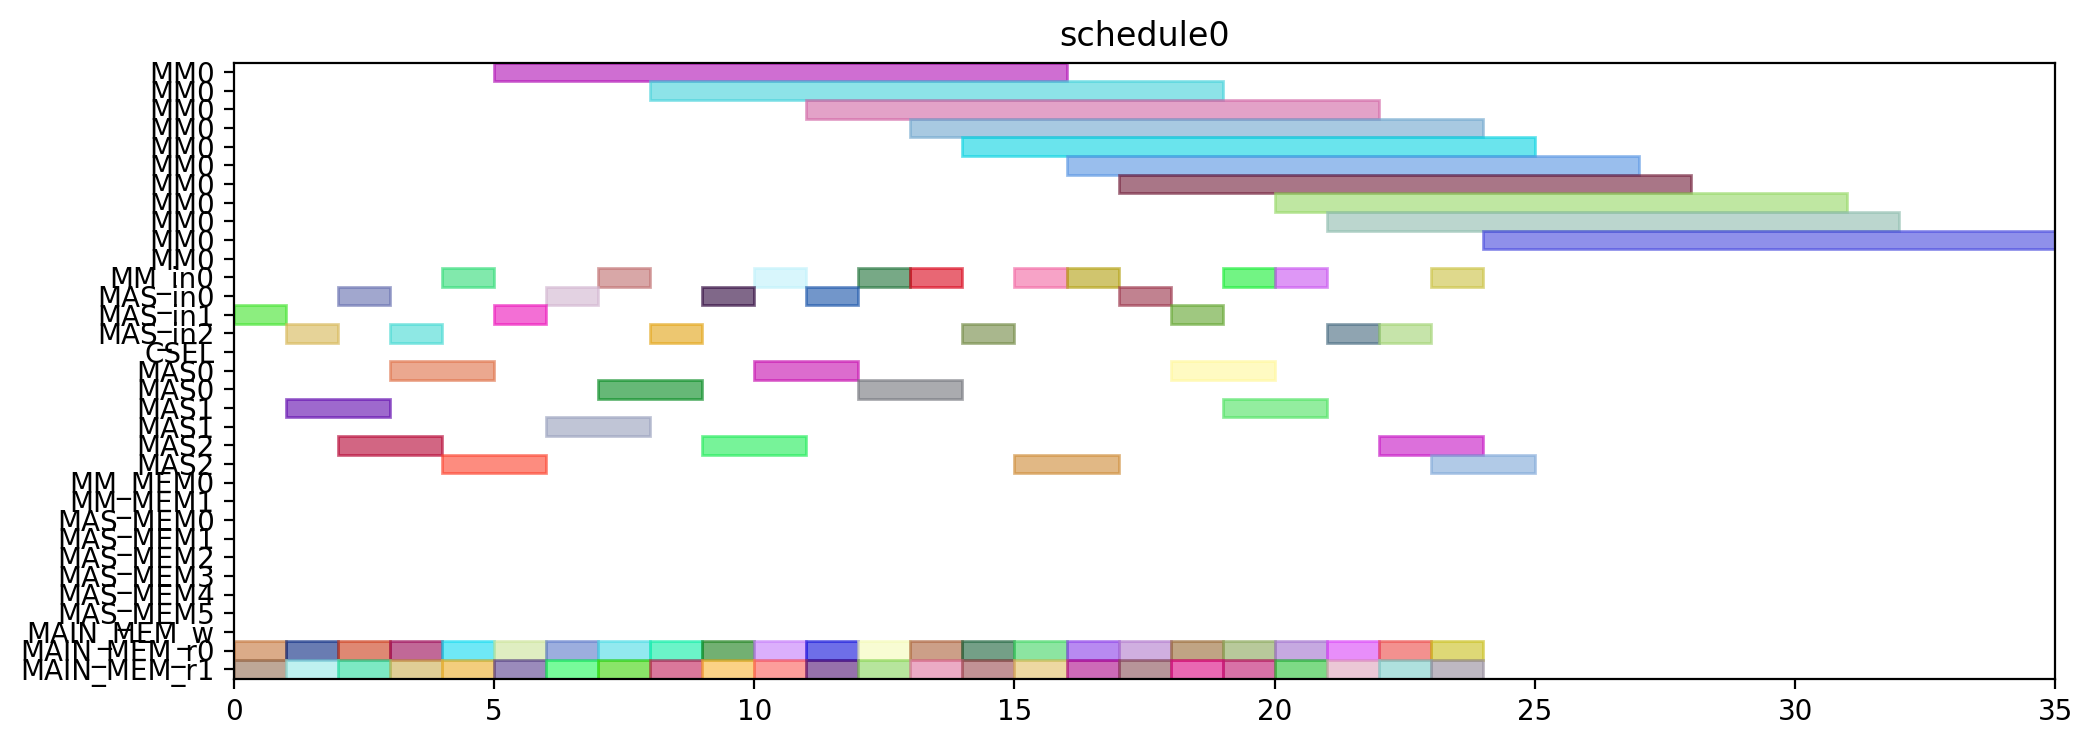

The script that drew this image:
from pyschedule import Scenario, solvers, plotters, alt


def solve():
	horizon = 120
	S = Scenario("schedule0", horizon=horizon)

	# resource
	MM = S.Resources('MM', num=1, size=11)
	MM_in = S.Resources('MM_in', num=1)
	MAS_in = S.Resources('MAS_in', num=3)
	CSEL = S.Resource('CSEL')
	MAS = S.Resources('MAS', num=3, size=2, periods=range(1, horizon))
	MM_MEM = S.Resources('MM_MEM', num=2)
	MAS_MEM = S.Resources('MAS_MEM', num=6)
	MAIN_MEM_w = S.Resource('MAIN_MEM_w', size=1)
	MAIN_MEM_r = S.Resources('MAIN_MEM_r', num=2)

	# result of previous scheduling

	# new tasks
	t0_t0 = S.Task('t0_t0', length=2, delay_cost=1)
	t0_t0 += alt(MAS)
	t0_t0_in = S.Task('t0_t0_in', length=1, delay_cost=1)
	t0_t0_in += alt(MAS_in)
	S += t0_t0_in*MAS_in[0]<=t0_t0*MAS[0]

	S += t0_t0_in*MAS_in[1]<=t0_t0*MAS[1]

	S += t0_t0_in*MAS_in[2]<=t0_t0*MAS[2]

	t0_t0_mem0 = S.Task('t0_t0_mem0', length=1, delay_cost=1)
	t0_t0_mem0 += MAIN_MEM_r[0]
	S += t0_t0_mem0 <= t0_t0

	t0_t0_mem1 = S.Task('t0_t0_mem1', length=1, delay_cost=1)
	t0_t0_mem1 += MAIN_MEM_r[1]
	S += t0_t0_mem1 <= t0_t0

	t0_t1 = S.Task('t0_t1', length=2, delay_cost=1)
	t0_t1 += alt(MAS)
	t0_t1_in = S.Task('t0_t1_in', length=1, delay_cost=1)
	t0_t1_in += alt(MAS_in)
	S += t0_t1_in*MAS_in[0]<=t0_t1*MAS[0]

	S += t0_t1_in*MAS_in[1]<=t0_t1*MAS[1]

	S += t0_t1_in*MAS_in[2]<=t0_t1*MAS[2]

	t0_t1_mem0 = S.Task('t0_t1_mem0', length=1, delay_cost=1)
	t0_t1_mem0 += MAIN_MEM_r[0]
	S += t0_t1_mem0 <= t0_t1

	t0_t1_mem1 = S.Task('t0_t1_mem1', length=1, delay_cost=1)
	t0_t1_mem1 += MAIN_MEM_r[1]
	S += t0_t1_mem1 <= t0_t1

	t0_t3 = S.Task('t0_t3', length=11, delay_cost=1)
	t0_t3 += alt(MM)
	t0_t3_in = S.Task('t0_t3_in', length=1, delay_cost=1)
	t0_t3_in += alt(MM_in)
	S += t0_t3_in*MM_in[0]<=t0_t3*MM[0]
	t0_t3_mem0 = S.Task('t0_t3_mem0', length=1, delay_cost=1)
	t0_t3_mem0 += MAIN_MEM_r[0]
	S += t0_t3_mem0 <= t0_t3

	t0_t3_mem1 = S.Task('t0_t3_mem1', length=1, delay_cost=1)
	t0_t3_mem1 += MAIN_MEM_r[1]
	S += t0_t3_mem1 <= t0_t3

	t10 = S.Task('t10', length=2, delay_cost=1)
	t10 += alt(MAS)
	t10_in = S.Task('t10_in', length=1, delay_cost=1)
	t10_in += alt(MAS_in)
	S += t10_in*MAS_in[0]<=t10*MAS[0]

	S += t10_in*MAS_in[1]<=t10*MAS[1]

	S += t10_in*MAS_in[2]<=t10*MAS[2]

	t10_mem0 = S.Task('t10_mem0', length=1, delay_cost=1)
	t10_mem0 += MAIN_MEM_r[0]
	S += t10_mem0 <= t10

	t10_mem1 = S.Task('t10_mem1', length=1, delay_cost=1)
	t10_mem1 += MAIN_MEM_r[1]
	S += t10_mem1 <= t10

	t11 = S.Task('t11', length=2, delay_cost=1)
	t11 += alt(MAS)
	t11_in = S.Task('t11_in', length=1, delay_cost=1)
	t11_in += alt(MAS_in)
	S += t11_in*MAS_in[0]<=t11*MAS[0]

	S += t11_in*MAS_in[1]<=t11*MAS[1]

	S += t11_in*MAS_in[2]<=t11*MAS[2]

	t11_mem0 = S.Task('t11_mem0', length=1, delay_cost=1)
	t11_mem0 += MAIN_MEM_r[0]
	S += t11_mem0 <= t11

	t11_mem1 = S.Task('t11_mem1', length=1, delay_cost=1)
	t11_mem1 += MAIN_MEM_r[1]
	S += t11_mem1 <= t11

	t3_t0 = S.Task('t3_t0', length=11, delay_cost=1)
	t3_t0 += alt(MM)
	t3_t0_in = S.Task('t3_t0_in', length=1, delay_cost=1)
	t3_t0_in += alt(MM_in)
	S += t3_t0_in*MM_in[0]<=t3_t0*MM[0]
	t3_t0_mem0 = S.Task('t3_t0_mem0', length=1, delay_cost=1)
	t3_t0_mem0 += MAIN_MEM_r[0]
	S += t3_t0_mem0 <= t3_t0

	t3_t0_mem1 = S.Task('t3_t0_mem1', length=1, delay_cost=1)
	t3_t0_mem1 += MAIN_MEM_r[1]
	S += t3_t0_mem1 <= t3_t0

	t3_t1 = S.Task('t3_t1', length=11, delay_cost=1)
	t3_t1 += alt(MM)
	t3_t1_in = S.Task('t3_t1_in', length=1, delay_cost=1)
	t3_t1_in += alt(MM_in)
	S += t3_t1_in*MM_in[0]<=t3_t1*MM[0]
	t3_t1_mem0 = S.Task('t3_t1_mem0', length=1, delay_cost=1)
	t3_t1_mem0 += MAIN_MEM_r[0]
	S += t3_t1_mem0 <= t3_t1

	t3_t1_mem1 = S.Task('t3_t1_mem1', length=1, delay_cost=1)
	t3_t1_mem1 += MAIN_MEM_r[1]
	S += t3_t1_mem1 <= t3_t1

	t3_t2 = S.Task('t3_t2', length=2, delay_cost=1)
	t3_t2 += alt(MAS)
	t3_t2_in = S.Task('t3_t2_in', length=1, delay_cost=1)
	t3_t2_in += alt(MAS_in)
	S += t3_t2_in*MAS_in[0]<=t3_t2*MAS[0]

	S += t3_t2_in*MAS_in[1]<=t3_t2*MAS[1]

	S += t3_t2_in*MAS_in[2]<=t3_t2*MAS[2]

	t3_t2_mem0 = S.Task('t3_t2_mem0', length=1, delay_cost=1)
	t3_t2_mem0 += MAIN_MEM_r[0]
	S += t3_t2_mem0 <= t3_t2

	t3_t2_mem1 = S.Task('t3_t2_mem1', length=1, delay_cost=1)
	t3_t2_mem1 += MAIN_MEM_r[1]
	S += t3_t2_mem1 <= t3_t2

	t3_t3 = S.Task('t3_t3', length=2, delay_cost=1)
	t3_t3 += alt(MAS)
	t3_t3_in = S.Task('t3_t3_in', length=1, delay_cost=1)
	t3_t3_in += alt(MAS_in)
	S += t3_t3_in*MAS_in[0]<=t3_t3*MAS[0]

	S += t3_t3_in*MAS_in[1]<=t3_t3*MAS[1]

	S += t3_t3_in*MAS_in[2]<=t3_t3*MAS[2]

	t3_t3_mem0 = S.Task('t3_t3_mem0', length=1, delay_cost=1)
	t3_t3_mem0 += MAIN_MEM_r[0]
	S += t3_t3_mem0 <= t3_t3

	t3_t3_mem1 = S.Task('t3_t3_mem1', length=1, delay_cost=1)
	t3_t3_mem1 += MAIN_MEM_r[1]
	S += t3_t3_mem1 <= t3_t3

	t4_t0 = S.Task('t4_t0', length=2, delay_cost=1)
	t4_t0 += alt(MAS)
	t4_t0_in = S.Task('t4_t0_in', length=1, delay_cost=1)
	t4_t0_in += alt(MAS_in)
	S += t4_t0_in*MAS_in[0]<=t4_t0*MAS[0]

	S += t4_t0_in*MAS_in[1]<=t4_t0*MAS[1]

	S += t4_t0_in*MAS_in[2]<=t4_t0*MAS[2]

	t4_t0_mem0 = S.Task('t4_t0_mem0', length=1, delay_cost=1)
	t4_t0_mem0 += MAIN_MEM_r[0]
	S += t4_t0_mem0 <= t4_t0

	t4_t0_mem1 = S.Task('t4_t0_mem1', length=1, delay_cost=1)
	t4_t0_mem1 += MAIN_MEM_r[1]
	S += t4_t0_mem1 <= t4_t0

	t4_t1 = S.Task('t4_t1', length=2, delay_cost=1)
	t4_t1 += alt(MAS)
	t4_t1_in = S.Task('t4_t1_in', length=1, delay_cost=1)
	t4_t1_in += alt(MAS_in)
	S += t4_t1_in*MAS_in[0]<=t4_t1*MAS[0]

	S += t4_t1_in*MAS_in[1]<=t4_t1*MAS[1]

	S += t4_t1_in*MAS_in[2]<=t4_t1*MAS[2]

	t4_t1_mem0 = S.Task('t4_t1_mem0', length=1, delay_cost=1)
	t4_t1_mem0 += MAIN_MEM_r[0]
	S += t4_t1_mem0 <= t4_t1

	t4_t1_mem1 = S.Task('t4_t1_mem1', length=1, delay_cost=1)
	t4_t1_mem1 += MAIN_MEM_r[1]
	S += t4_t1_mem1 <= t4_t1

	t4_t3 = S.Task('t4_t3', length=11, delay_cost=1)
	t4_t3 += alt(MM)
	t4_t3_in = S.Task('t4_t3_in', length=1, delay_cost=1)
	t4_t3_in += alt(MM_in)
	S += t4_t3_in*MM_in[0]<=t4_t3*MM[0]
	t4_t3_mem0 = S.Task('t4_t3_mem0', length=1, delay_cost=1)
	t4_t3_mem0 += MAIN_MEM_r[0]
	S += t4_t3_mem0 <= t4_t3

	t4_t3_mem1 = S.Task('t4_t3_mem1', length=1, delay_cost=1)
	t4_t3_mem1 += MAIN_MEM_r[1]
	S += t4_t3_mem1 <= t4_t3

	t5_t0 = S.Task('t5_t0', length=11, delay_cost=1)
	t5_t0 += alt(MM)
	t5_t0_in = S.Task('t5_t0_in', length=1, delay_cost=1)
	t5_t0_in += alt(MM_in)
	S += t5_t0_in*MM_in[0]<=t5_t0*MM[0]
	t5_t0_mem0 = S.Task('t5_t0_mem0', length=1, delay_cost=1)
	t5_t0_mem0 += MAIN_MEM_r[0]
	S += t5_t0_mem0 <= t5_t0

	t5_t0_mem1 = S.Task('t5_t0_mem1', length=1, delay_cost=1)
	t5_t0_mem1 += MAIN_MEM_r[1]
	S += t5_t0_mem1 <= t5_t0

	t5_t1 = S.Task('t5_t1', length=11, delay_cost=1)
	t5_t1 += alt(MM)
	t5_t1_in = S.Task('t5_t1_in', length=1, delay_cost=1)
	t5_t1_in += alt(MM_in)
	S += t5_t1_in*MM_in[0]<=t5_t1*MM[0]
	t5_t1_mem0 = S.Task('t5_t1_mem0', length=1, delay_cost=1)
	t5_t1_mem0 += MAIN_MEM_r[0]
	S += t5_t1_mem0 <= t5_t1

	t5_t1_mem1 = S.Task('t5_t1_mem1', length=1, delay_cost=1)
	t5_t1_mem1 += MAIN_MEM_r[1]
	S += t5_t1_mem1 <= t5_t1

	t5_t2 = S.Task('t5_t2', length=2, delay_cost=1)
	t5_t2 += alt(MAS)
	t5_t2_in = S.Task('t5_t2_in', length=1, delay_cost=1)
	t5_t2_in += alt(MAS_in)
	S += t5_t2_in*MAS_in[0]<=t5_t2*MAS[0]

	S += t5_t2_in*MAS_in[1]<=t5_t2*MAS[1]

	S += t5_t2_in*MAS_in[2]<=t5_t2*MAS[2]

	t5_t2_mem0 = S.Task('t5_t2_mem0', length=1, delay_cost=1)
	t5_t2_mem0 += MAIN_MEM_r[0]
	S += t5_t2_mem0 <= t5_t2

	t5_t2_mem1 = S.Task('t5_t2_mem1', length=1, delay_cost=1)
	t5_t2_mem1 += MAIN_MEM_r[1]
	S += t5_t2_mem1 <= t5_t2

	t5_t3 = S.Task('t5_t3', length=2, delay_cost=1)
	t5_t3 += alt(MAS)
	t5_t3_in = S.Task('t5_t3_in', length=1, delay_cost=1)
	t5_t3_in += alt(MAS_in)
	S += t5_t3_in*MAS_in[0]<=t5_t3*MAS[0]

	S += t5_t3_in*MAS_in[1]<=t5_t3*MAS[1]

	S += t5_t3_in*MAS_in[2]<=t5_t3*MAS[2]

	t5_t3_mem0 = S.Task('t5_t3_mem0', length=1, delay_cost=1)
	t5_t3_mem0 += MAIN_MEM_r[0]
	S += t5_t3_mem0 <= t5_t3

	t5_t3_mem1 = S.Task('t5_t3_mem1', length=1, delay_cost=1)
	t5_t3_mem1 += MAIN_MEM_r[1]
	S += t5_t3_mem1 <= t5_t3

	t6_t0 = S.Task('t6_t0', length=11, delay_cost=1)
	t6_t0 += alt(MM)
	t6_t0_in = S.Task('t6_t0_in', length=1, delay_cost=1)
	t6_t0_in += alt(MM_in)
	S += t6_t0_in*MM_in[0]<=t6_t0*MM[0]
	t6_t0_mem0 = S.Task('t6_t0_mem0', length=1, delay_cost=1)
	t6_t0_mem0 += MAIN_MEM_r[0]
	S += t6_t0_mem0 <= t6_t0

	t6_t0_mem1 = S.Task('t6_t0_mem1', length=1, delay_cost=1)
	t6_t0_mem1 += MAIN_MEM_r[1]
	S += t6_t0_mem1 <= t6_t0

	t6_t1 = S.Task('t6_t1', length=11, delay_cost=1)
	t6_t1 += alt(MM)
	t6_t1_in = S.Task('t6_t1_in', length=1, delay_cost=1)
	t6_t1_in += alt(MM_in)
	S += t6_t1_in*MM_in[0]<=t6_t1*MM[0]
	t6_t1_mem0 = S.Task('t6_t1_mem0', length=1, delay_cost=1)
	t6_t1_mem0 += MAIN_MEM_r[0]
	S += t6_t1_mem0 <= t6_t1

	t6_t1_mem1 = S.Task('t6_t1_mem1', length=1, delay_cost=1)
	t6_t1_mem1 += MAIN_MEM_r[1]
	S += t6_t1_mem1 <= t6_t1

	t6_t2 = S.Task('t6_t2', length=2, delay_cost=1)
	t6_t2 += alt(MAS)
	t6_t2_in = S.Task('t6_t2_in', length=1, delay_cost=1)
	t6_t2_in += alt(MAS_in)
	S += t6_t2_in*MAS_in[0]<=t6_t2*MAS[0]

	S += t6_t2_in*MAS_in[1]<=t6_t2*MAS[1]

	S += t6_t2_in*MAS_in[2]<=t6_t2*MAS[2]

	t6_t2_mem0 = S.Task('t6_t2_mem0', length=1, delay_cost=1)
	t6_t2_mem0 += MAIN_MEM_r[0]
	S += t6_t2_mem0 <= t6_t2

	t6_t2_mem1 = S.Task('t6_t2_mem1', length=1, delay_cost=1)
	t6_t2_mem1 += MAIN_MEM_r[1]
	S += t6_t2_mem1 <= t6_t2

	t6_t3 = S.Task('t6_t3', length=2, delay_cost=1)
	t6_t3 += alt(MAS)
	t6_t3_in = S.Task('t6_t3_in', length=1, delay_cost=1)
	t6_t3_in += alt(MAS_in)
	S += t6_t3_in*MAS_in[0]<=t6_t3*MAS[0]

	S += t6_t3_in*MAS_in[1]<=t6_t3*MAS[1]

	S += t6_t3_in*MAS_in[2]<=t6_t3*MAS[2]

	t6_t3_mem0 = S.Task('t6_t3_mem0', length=1, delay_cost=1)
	t6_t3_mem0 += MAIN_MEM_r[0]
	S += t6_t3_mem0 <= t6_t3

	t6_t3_mem1 = S.Task('t6_t3_mem1', length=1, delay_cost=1)
	t6_t3_mem1 += MAIN_MEM_r[1]
	S += t6_t3_mem1 <= t6_t3

	t7_t0 = S.Task('t7_t0', length=11, delay_cost=1)
	t7_t0 += alt(MM)
	t7_t0_in = S.Task('t7_t0_in', length=1, delay_cost=1)
	t7_t0_in += alt(MM_in)
	S += t7_t0_in*MM_in[0]<=t7_t0*MM[0]
	t7_t0_mem0 = S.Task('t7_t0_mem0', length=1, delay_cost=1)
	t7_t0_mem0 += MAIN_MEM_r[0]
	S += t7_t0_mem0 <= t7_t0

	t7_t0_mem1 = S.Task('t7_t0_mem1', length=1, delay_cost=1)
	t7_t0_mem1 += MAIN_MEM_r[1]
	S += t7_t0_mem1 <= t7_t0

	t7_t1 = S.Task('t7_t1', length=11, delay_cost=1)
	t7_t1 += alt(MM)
	t7_t1_in = S.Task('t7_t1_in', length=1, delay_cost=1)
	t7_t1_in += alt(MM_in)
	S += t7_t1_in*MM_in[0]<=t7_t1*MM[0]
	t7_t1_mem0 = S.Task('t7_t1_mem0', length=1, delay_cost=1)
	t7_t1_mem0 += MAIN_MEM_r[0]
	S += t7_t1_mem0 <= t7_t1

	t7_t1_mem1 = S.Task('t7_t1_mem1', length=1, delay_cost=1)
	t7_t1_mem1 += MAIN_MEM_r[1]
	S += t7_t1_mem1 <= t7_t1

	t7_t2 = S.Task('t7_t2', length=2, delay_cost=1)
	t7_t2 += alt(MAS)
	t7_t2_in = S.Task('t7_t2_in', length=1, delay_cost=1)
	t7_t2_in += alt(MAS_in)
	S += t7_t2_in*MAS_in[0]<=t7_t2*MAS[0]

	S += t7_t2_in*MAS_in[1]<=t7_t2*MAS[1]

	S += t7_t2_in*MAS_in[2]<=t7_t2*MAS[2]

	t7_t2_mem0 = S.Task('t7_t2_mem0', length=1, delay_cost=1)
	t7_t2_mem0 += MAIN_MEM_r[0]
	S += t7_t2_mem0 <= t7_t2

	t7_t2_mem1 = S.Task('t7_t2_mem1', length=1, delay_cost=1)
	t7_t2_mem1 += MAIN_MEM_r[1]
	S += t7_t2_mem1 <= t7_t2

	t7_t3 = S.Task('t7_t3', length=2, delay_cost=1)
	t7_t3 += alt(MAS)
	t7_t3_in = S.Task('t7_t3_in', length=1, delay_cost=1)
	t7_t3_in += alt(MAS_in)
	S += t7_t3_in*MAS_in[0]<=t7_t3*MAS[0]

	S += t7_t3_in*MAS_in[1]<=t7_t3*MAS[1]

	S += t7_t3_in*MAS_in[2]<=t7_t3*MAS[2]

	t7_t3_mem0 = S.Task('t7_t3_mem0', length=1, delay_cost=1)
	t7_t3_mem0 += MAIN_MEM_r[0]
	S += t7_t3_mem0 <= t7_t3

	t7_t3_mem1 = S.Task('t7_t3_mem1', length=1, delay_cost=1)
	t7_t3_mem1 += MAIN_MEM_r[1]
	S += t7_t3_mem1 <= t7_t3

	solvers.mip.solve(S,msg=1,kind='CPLEX',ratio_gap=1.01)

	solution = [['hoge']*len(S.solution()[1]) for i in range(len(S.solution()))]
	for i in range(len(S.solution())):
		for j in range(len(S.solution()[i])):
			solution[i][j]=str(S.solution()[i][j])
	print(solution)

	cycles = int(solution[-1][3])

	pic_file_name = "/mnt/rose/usr1/fukuda/ABE/multiRAM_multiMAS_16mux/scheduling_result/stage11MM1_stage2MAS3/SQR012345/schedule0.png"
	if(S.solution() != []):
		plotters.matplotlib.plot(S,img_filename=pic_file_name, show_task_labels=False, fig_size=(cycles*0.25+3, 4))

	return solution
